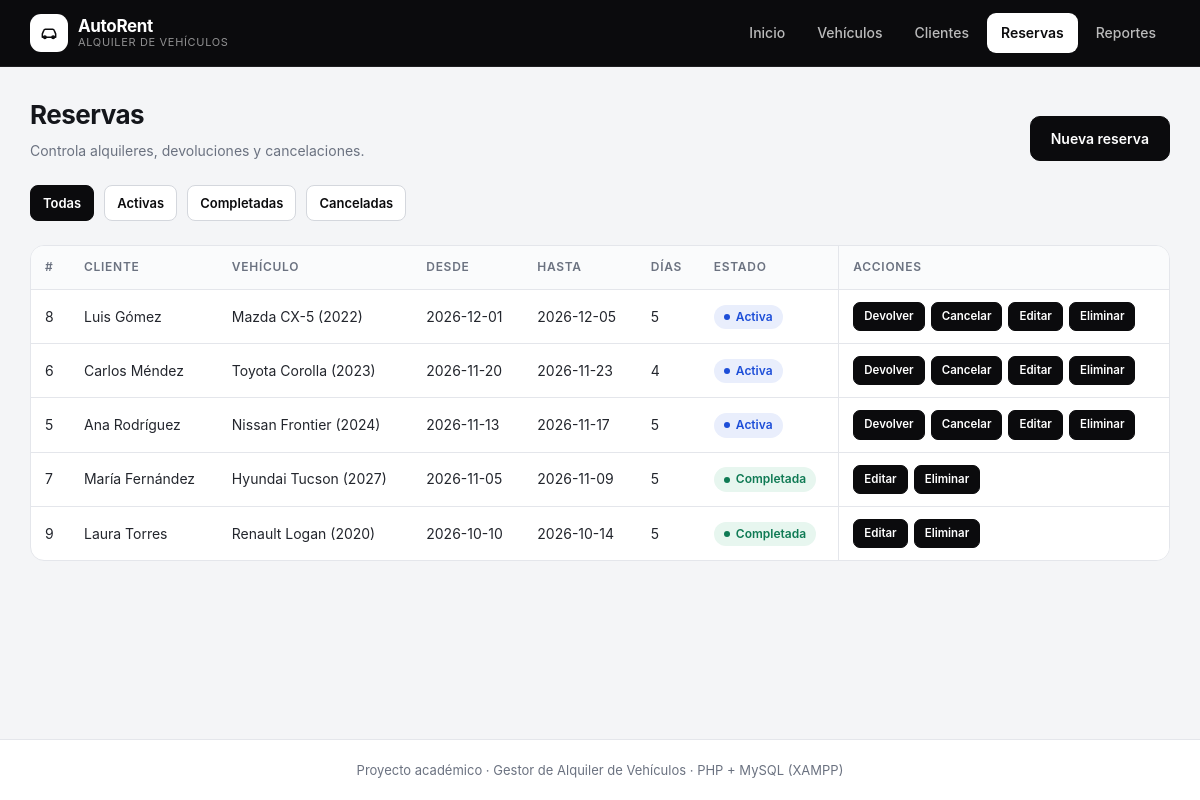
Page /views/reservas/inicio.php on the committed database.
### tables this page shows
CREATE TABLE reservas (
    id INT AUTO_INCREMENT PRIMARY KEY,
    cliente_id INT NOT NULL,
    vehiculo_id INT NOT NULL,
    fecha_inicio DATE NOT NULL,
    fecha_fin DATE NOT NULL,
    estado ENUM('activa', 'completada', 'cancelada') DEFAULT 'activa',
    created_at TIMESTAMP DEFAULT CURRENT_TIMESTAMP,
    updated_at TIMESTAMP DEFAULT CURRENT_TIMESTAMP ON UPDATE CURRENT_TIMESTAMP,
    FOREIGN KEY (cliente_id) REFERENCES clientes(id) ON DELETE CASCADE,
    FOREIGN KEY (vehiculo_id) REFERENCES vehiculos(id) ON DELETE CASCADE
);

CREATE TABLE clientes (
    id INT AUTO_INCREMENT PRIMARY KEY,
    nombre VARCHAR(150) NOT NULL,
    telefono VARCHAR(50),
    correo VARCHAR(100),
    numero_licencia VARCHAR(50),
    created_at TIMESTAMP DEFAULT CURRENT_TIMESTAMP,
    updated_at TIMESTAMP DEFAULT CURRENT_TIMESTAMP ON UPDATE CURRENT_TIMESTAMP
);

### models/database/database.php (called while the page is built, shortened)
<?php
class Database implements DatabaseInterface
{
    private string $host_db = "localhost";
    private string $user_db = "root";
    private string $pwd_db = "";
    private string $name_db = "alquiler_vehiculos_db";
    private int $port_db = 3306;
    private $conex = null;
    public function __construct()
    {
        $this->conex = new mysqli(
            $this->host_db,
            $this->user_db,
            $this->pwd_db,
            $this->name_db,
            $this->port_db
        );
        $this->conex->set_charset("utf8mb4");
    }
    public function query_select(string $sql): array
    {
        $result = $this->conex->query($sql);
        $rows = [];
        while ($row = $result->fetch_assoc()) {
            array_push($rows, $row);
        }
        return $rows;
    }
}

### models/config/models_config.php (called while the page is built, shortened)
<?php
class ModelsConfig
{
    public static function get_db(): DatabaseInterface
    {
        return new Database();
    }
    public static function get_vehiculos_repository(): VehiculosRepositoryInterface
    {
        return new VehiculosRepository(ModelsConfig::get_db());
    }
    public static function get_reservas_repository(): ReservasRepositoryInterface
    {
        return new ReservasRepository(ModelsConfig::get_db());
    }
}

### controllers/config/controllers_config.php (called while the page is built, shortened)
<?php
class ControllersConfig
{
    public static function get_reservas_controller(): ReservasControllerInterface
    {
        return new ReservasController(
            ModelsConfig::get_reservas_repository(),
            ModelsConfig::get_vehiculos_repository()
        );
    }
}

### controllers/reservas/reservas_controller.php (called while the page is built, shortened)
<?php
class ReservasController implements ReservasControllerInterface
{
    private ReservasRepositoryInterface $reservas_model;
    public function __construct(
        ReservasRepositoryInterface $reservas_model,
        VehiculosRepositoryInterface $vehiculos_model
    ) {
        $this->reservas_model = $reservas_model;
    }
    public function get_reservas(): array
    {
        return $this->reservas_model->get_reservas();
    }
}

### models/repositories/reservas_repository/reservas_repository.php (called while the page is built, shortened)
<?php
class ReservasRepository implements ReservasRepositoryInterface
{
    private DatabaseInterface $db;
    public function __construct(DatabaseInterface $db)
    {
        $this->db = $db;
    }
    public function get_reservas(): array
    {
        $sql = self::SELECT_BASE . " order by r.fecha_inicio desc, r.id desc";
        $rows = $this->db->query_select($sql);
        return array_map(
            fn(array $row): Reserva => ReservaMappers::to_entity($row),
            $rows
        );
    }
}

### models/mappers/reserva_mappers.php (called while the page is built, shortened)
<?php
class ReservaMappers
{
    public static function to_entity(array $row_db): Reserva
    {
        return new Reserva(
            (int) $row_db["id"],
            (int) $row_db["cliente_id"],
            (int) $row_db["vehiculo_id"],
            $row_db["fecha_inicio"],
            $row_db["fecha_fin"],
            $row_db["estado"] ?? "activa",
            $row_db["cliente_nombre"] ?? null,
            $row_db["vehiculo_descripcion"] ?? null
        );
    }
}

### models/entities/reserva.php (called while the page is built, shortened)
<?php
class Reserva
{
    private int $id;
    private string $fecha_inicio;
    private string $fecha_fin;
    private string $estado;
    private ?string $cliente_nombre;
    private ?string $vehiculo_descripcion;
    public function __construct(
        int $id,
        int $cliente_id,
        int $vehiculo_id,
        string $fecha_inicio,
        string $fecha_fin,
        string $estado = "activa",
        ?string $cliente_nombre = null,
        ?string $vehiculo_descripcion = null
    ) {
        $this->id = $id;
        $this->fecha_inicio = $fecha_inicio;
        $this->fecha_fin = $fecha_fin;
        $this->estado = $estado;
        $this->cliente_nombre = $cliente_nombre;
        $this->vehiculo_descripcion = $vehiculo_descripcion;
    }
    public function get_id(): int
    {
        return $this->id;
    }
    public function get_fecha_inicio(): string
    {
        return $this->fecha_inicio;
    }
    public function get_fecha_fin(): string
    {
        return $this->fecha_fin;
    }
    public function get_estado(): string
    {
        return $this->estado;
    }
    public function get_cliente_nombre(): string
    {
        return $this->cliente_nombre ?? "";
    }
    public function get_vehiculo_descripcion(): string
    {
        return $this->vehiculo_descripcion ?? "";
    }
    public function get_dias(): int
    {
        $inicio = new \DateTime($this->fecha_inicio);
        $fin = new \DateTime($this->fecha_fin);
        return (int) $inicio->diff($fin)->days + 1;
    }
}

### views/reservas/inicio.php (the view, shortened to what this page needs)
<?php
require __DIR__ . "/../../models/database/database.php";
require __DIR__ . "/../../models/entities/reserva.php";
require __DIR__ . "/../../models/mappers/reserva_mappers.php";
require __DIR__ . "/../../models/repositories/reservas_repository/reservas_repository.php";
require __DIR__ . "/../../models/config/models_config.php";
require __DIR__ . "/../../controllers/reservas/reservas_controller.php";
require __DIR__ . "/../../controllers/config/controllers_config.php";
$controller = ControllersConfig::get_reservas_controller();
$reservas = $controller->get_reservas();
$filtro = $_GET["estado"] ?? "";
?>
<!DOCTYPE html>
<html lang="es">
<head>
    <link rel="stylesheet" href="../../public/css/style.css?v=3">
</head>
<body>
    <header class="topbar">
        <div class="topbar-inner">
            <a class="marca" href="../inicio.php">
                <span class="marca-icono">
                    <svg viewBox="0 0 24 24" fill="none" stroke="currentColor" stroke-width="1.8"
                        stroke-linecap="round" stroke-linejoin="round" aria-hidden="true">
                        <path d="M5 17h14" />
                        <path d="M4 17v-4l1.8-4.2A2 2 0 0 1 7.6 7.5h8.8a2 2 0 0 1 1.8 1.3L20 13v4" />
                        <circle cx="7" cy="17" r="1.5" />
                        <circle cx="17" cy="17" r="1.5" />
                    </svg>
                </span>
                <span class="marca-texto">
                    <strong>AutoRent</strong>
                    <small>Alquiler de vehículos</small>
                </span>
            </a>
            <nav class="menu">
                <a href="../inicio.php">Inicio</a>
                <a href="../vehiculos/inicio.php">Vehículos</a>
                <a href="../clientes/inicio.php">Clientes</a>
                <a href="../reservas/inicio.php" class="activo">Reservas</a>
                <a href="../reportes/inicio.php">Reportes</a>
            </nav>
        </div>
    </header>
    <main class="contenido">
<div class="cabecera-pagina">
    <div>
        <h2>Reservas</h2>
        <p>Controla alquileres, devoluciones y cancelaciones.</p>
    </div>
    <a class="boton" href="form.php">Nueva reserva</a>
</div>
<div class="acciones">
    <a class="boton boton-mini <?php echo $filtro === "" ? "" : "boton-secundario"; ?>" href="inicio.php">Todas</a>
    <a class="boton boton-mini <?php echo $filtro === "activa" ? "" : "boton-secundario"; ?>"
        href="inicio.php?estado=activa">Activas</a>
    <a class="boton boton-mini <?php echo $filtro === "completada" ? "" : "boton-secundario"; ?>"
        href="inicio.php?estado=completada">Completadas</a>
    <a class="boton boton-mini <?php echo $filtro === "cancelada" ? "" : "boton-secundario"; ?>"
        href="inicio.php?estado=cancelada">Canceladas</a>
</div>
<?php if (count($reservas) === 0) : ?>
    <p class="vacio">No hay reservas para mostrar.</p>
<?php else : ?>
    <div class="tabla-envoltura">
        <table class="tabla-acciones">
            <thead>
                <tr>
                    <th>#</th>
                    <th>Cliente</th>
                    <th>Vehículo</th>
                    <th>Desde</th>
                    <th>Hasta</th>
                    <th>Días</th>
                    <th>Estado</th>
                    <th>Acciones</th>
                </tr>
            </thead>
            <tbody>
                <?php foreach ($reservas as $reserva) : ?>
                    <tr>
                        <td><?php echo $reserva->get_id(); ?></td>
                        <td><?php echo htmlspecialchars($reserva->get_cliente_nombre()); ?></td>
                        <td><?php echo htmlspecialchars($reserva->get_vehiculo_descripcion()); ?></td>
                        <td><?php echo htmlspecialchars($reserva->get_fecha_inicio()); ?></td>
                        <td><?php echo htmlspecialchars($reserva->get_fecha_fin()); ?></td>
                        <td><?php echo $reserva->get_dias(); ?></td>
                        <td>
                            <span class="etiqueta estado-<?php echo htmlspecialchars($reserva->get_estado()); ?>">
                                <?php echo htmlspecialchars($reserva->get_estado()); ?>
                            </span>
                        </td>
                        <td>
                            <div class="celda-acciones">
                                <?php if ($reserva->get_estado() === "activa") : ?>
                                    <a class="accion-link"
                                        href="operaciones/devolver.php?id=<?php echo $reserva->get_id(); ?>"
                                        onclick="return confirm('¿Registrar la devolución del vehículo?');">Devolver</a>
                                    <a class="accion-link"
                                        href="operaciones/cancelar.php?id=<?php echo $reserva->get_id(); ?>"
                                        onclick="return confirm('¿Cancelar esta reserva?');">Cancelar</a>
                                <?php endif; ?>
                                <a class="accion-link"
                                    href="form.php?id=<?php echo $reserva->get_id(); ?>">Editar</a>
                                <a class="accion-link peligro"
                                    href="operaciones/borrar.php?id=<?php echo $reserva->get_id(); ?>"
                                    onclick="return confirm('¿Eliminar el registro de esta reserva?');">Eliminar</a>
                            </div>
                        </td>
                    </tr>
                <?php endforeach; ?>
            </tbody>
        </table>
    </div>
<?php endif; ?>
    </main>
    <footer class="pie">
        <p>Proyecto académico &middot; Gestor de Alquiler de Vehículos &middot; PHP + MySQL (XAMPP)</p>
    </footer>
</body>
</html>

### rows in the picture
reservas: id "8", cliente.nombre "Luis Gómez", vehiculo_descripcion "Mazda CX-5 (2022)", fecha_inicio "2026-12-01", fecha_fin "2026-12-05", $reserva->get_dias() "5", estado "Activa"
reservas: id "6", cliente.nombre "Carlos Méndez", vehiculo_descripcion "Toyota Corolla (2023)", fecha_inicio "2026-11-20", fecha_fin "2026-11-23", $reserva->get_dias() "4", estado "Activa"
reservas: id "5", cliente.nombre "Ana Rodríguez", vehiculo_descripcion "Nissan Frontier (2024)", fecha_inicio "2026-11-13", fecha_fin "2026-11-17", $reserva->get_dias() "5", estado "Activa"
reservas: id "7", cliente.nombre "María Fernández", vehiculo_descripcion "Hyundai Tucson (2027)", fecha_inicio "2026-11-05", fecha_fin "2026-11-09", $reserva->get_dias() "5", estado "Completada"
reservas: id "9", cliente.nombre "Laura Torres", vehiculo_descripcion "Renault Logan (2020)", fecha_inicio "2026-10-10", fecha_fin "2026-10-14", $reserva->get_dias() "5", estado "Completada"
